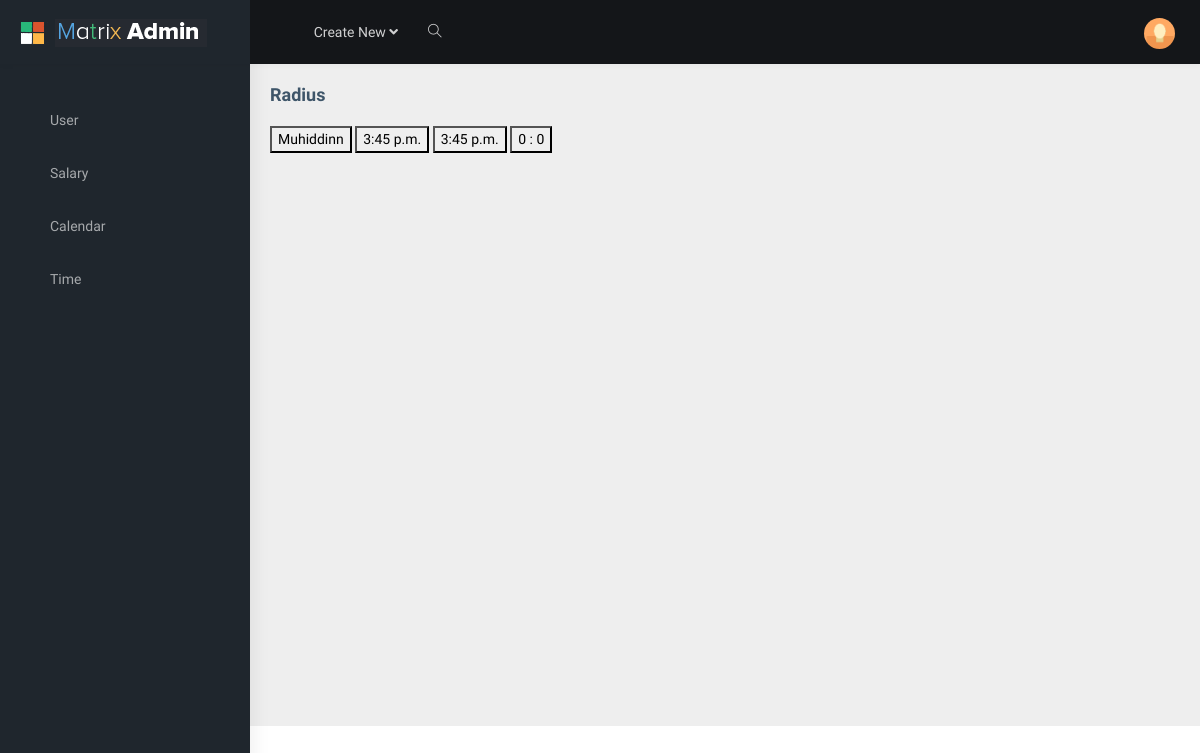
Screenshot of /api/admin/day/8/ (signed in) with the database file from the repository.
### salary/models.py (models this page shows)
class Date(models.Model):
    worker = models.ForeignKey(Workers, on_delete=models.CASCADE, blank=True, null=True)
    clock_in = models.TimeField(blank=True, null=True)
    clock_out = models.TimeField(blank=True, null=True)
    work = models.CharField(blank=True, null=True, max_length=125)
    type_month = models.CharField(blank=True, null=True, max_length=125)
    month = models.CharField(blank=True, null=True, max_length=125)

class Workers(models.Model):
    CHOICES = (
        ('true', 'TRUE'),
        ('false', 'FALSE')
    )
    full_name = models.CharField(max_length=125)
    phone = models.CharField(max_length=12)
    age = models.IntegerField(default=0)
    job = models.CharField(max_length=125)
    birthday = models.DateField(auto_now=False, auto_now_add=False, blank=True, null=True)
    salary = models.IntegerField(default=0)
    telegram_id = models.CharField(max_length=125)
    bons = models.IntegerField(default=0)
    fine = models.IntegerField(default=0)
    give = models.IntegerField(default=0)
    residue = models.IntegerField(default=0)
    step = models.IntegerField(default=0)
    clock_in = models.TimeField(blank=True, null=True)
    clock_out = models.TimeField(blank=True, null=True)
    month = models.CharField(blank=True, null=True, max_length=125)
    image = models.CharField(blank=True, null=True, max_length=125)
    type = models.CharField(max_length=12, blank=True, null=True)
    status = models.CharField(max_length=25, choices=CHOICES, default='true', blank=True, null=True)
    def __str__(self):
        return self.full_name

### salary/views.py (the view)
# urls.py: path('day/<int:id>/', dayView, name='day'),
def dayView(request, id):
    if not request.user.is_authenticated:
        return HttpResponseRedirect(reverse_lazy('login'))
    else:
        dates = Date.objects.get(id=id)
        context = {
            'dates': dates
        }
        return render(request, 'calendar/day.html', context)

### salary/templates/calendar/day.html
{% extends 'base.html' %}
{% load static %}
{% block content %}
<button>{{dates.worker}}</button>
<button>{{dates.clock_in}}</button>
<button>{{dates.clock_out}}</button>
<button>{{dates.work}}</button>
{% endblock content %}

### rows the page displays
Date: worker "Muhiddinn", clock_in "3:45 p.m.", clock_out "3:45 p.m.", work "0 : 0"
